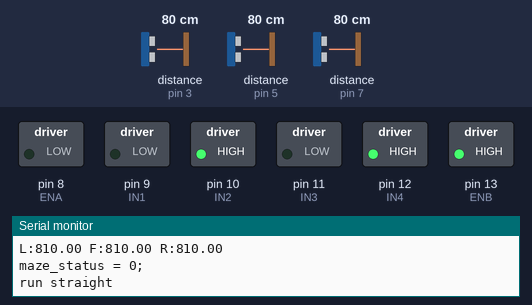
Simulated run of this sketch. Board: Arduino Uno, built with avr-gcc and run on an emulated ATmega328P. On the bench: switched loads named in the sketch (green lamp = pin HIGH), the last lines printed to the serial monitor. The test bench sets the inputs (shaded band); at power-on: distance to the obstacle (sensors on pin 5, pin 7, pin 3) 80 cm. The echo pulse lasts 58.3 µs per cm.

Above: at 1.2 s.
1.3 s: distance to the obstacle (sensor on pin 5) set to 84 cm
2.8 s: distance to the obstacle (sensor on pin 5) set to 90 cm
At 3.3 s:
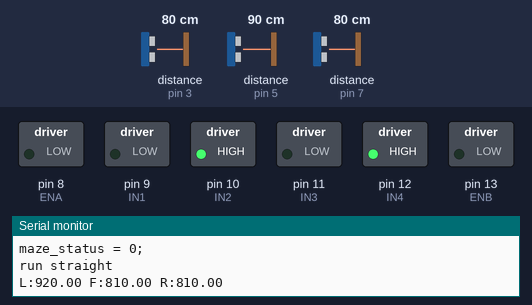
4.3 s: distance to the obstacle (sensor on pin 7) set to 76 cm
At 5.7 s:
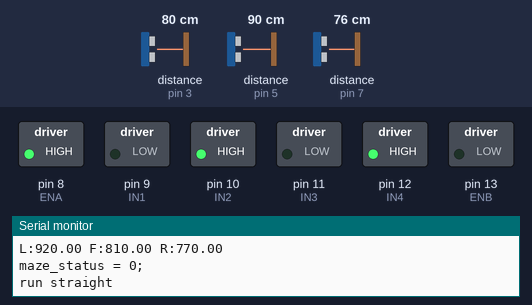
8.8 s: distance to the obstacle (sensor on pin 5) set to 85 cm
At 9.1 s:
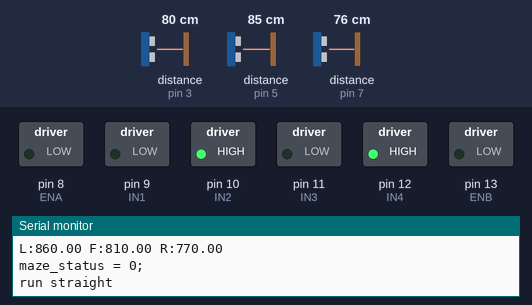
10.3 s: distance to the obstacle (sensor on pin 5) set to 2 cm
At 11.1 s:
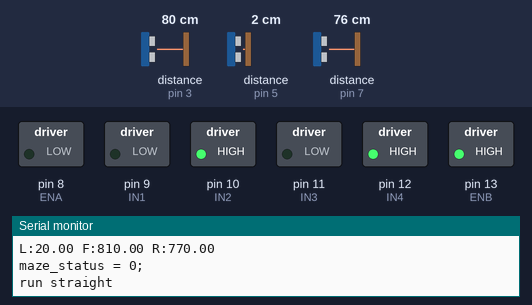
Timing chart, 0 to 12.8 s (numbered marks = the images above; inputs shaded):
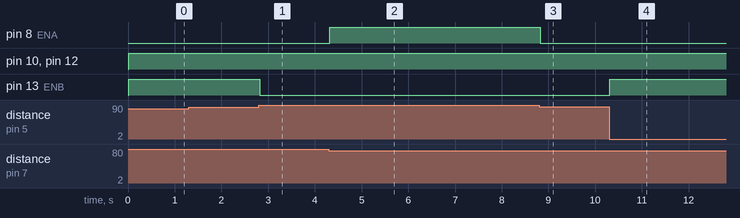

Measured:
- the behaviour switches between 86 and 87 cm on distance to the obstacle (sensor on pin 5) (found by bisection; images 0 and 1)
- the behaviour switches between 80 and 79 cm on distance to the obstacle (sensor on pin 7) (found by bisection; images 1 and 2)
- the behaviour switches between 88 and 87 cm on distance to the obstacle (sensor on pin 5) (found by bisection; images 2 and 3)
- after the input at 2.8 s, pin 13 (ENB): HIGH → LOW at once
- after the input at 4.3 s, pin 8 (ENA): LOW → HIGH at once
- after the input at 8.8 s, pin 8 (ENA): HIGH → LOW at once
- after the input at 10.3 s, pin 13 (ENB): LOW → HIGH at once

The sketch:

_________.ino
```cpp
#include <NewPing.h>

#define SONAR_NUM 3      // Number of sensors.
#define MAX_DISTANCE 150 // Maximum distance (in cm) to ping.
#define WALL_GAP_DISTANCE      360 //mm  단위
#define WALL_GAP_DISTANCE_HALF 180 //mm  단위
#define MOTOR_PWM_OFFSET 10

#define Front 0
#define Left  1
#define Right 2

#define TRIG1 2  // 초음파 센서 1번 Trig 핀 번호
#define ECHO1 3  // 초음파 센서 1번 Echo 핀 번호

#define TRIG2 4  // 초음파 센서 2번 Trig 핀 번호
#define ECHO2 5  // 초음파 센서 2번 Echo 핀 번호

#define TRIG3 6  // 초음파 센서 3번 Trig 핀 번호
#define ECHO3 7  // 초음파 센서 3번 Echo 핀 번호
NewPing sonar[SONAR_NUM] = {   // Sensor object array.
  NewPing(TRIG1, ECHO1, MAX_DISTANCE), // Each sensor's trigger pin, echo pin, and max distance to ping.
  NewPing(TRIG2, ECHO2, MAX_DISTANCE),
  NewPing(TRIG3, ECHO3, MAX_DISTANCE)
};
float front_sonar      =  0.0;
float left_sonar       =  0.0;
float right_sonar      =  0.0;
//////////////////L298N//////////////////////////////
#define ENA 8
#define IN1 9
#define IN2 10
#define IN3 11
#define IN4 12
#define ENB 13
//////////Maze Status///////////////
int maze_status = 0;

void setup() {
  pinMode(ENA, OUTPUT);
  pinMode(IN1, OUTPUT);
  pinMode(IN2, OUTPUT);

  pinMode(IN3, OUTPUT);
  pinMode(IN4, OUTPUT);
  pinMode(ENA, OUTPUT);

  Serial.begin(115200); // 통신 속도를 115200으로 정의함
}
void motor_A_control(int direction_a, int motor_speed_a) //모터 A의 방향(direction)과 속도(speed)제어
{
  if (direction_a == HIGH)
  {
    digitalWrite(IN1, LOW);      //모터의 방향제어
    digitalWrite(IN2, HIGH);
    analogWrite(ENA, motor_speed_a); //모터의 속도 제어
  }
  else
  {
    digitalWrite(IN1, HIGH);
    digitalWrite(IN2, LOW);
    analogWrite(ENA, motor_speed_a);
  }
}
void motor_B_control(int direction_b, int motor_speed_b) //모터 B의 방향(direction)과 속도(speed)제어
{
  if (direction_b == HIGH)
  {
    digitalWrite(IN3, LOW);          //모터의 방향제어
    digitalWrite(IN4, HIGH);
    analogWrite(ENB, motor_speed_b); //모터의 속도 제어
  }
  else
  {
    digitalWrite(IN3, HIGH);
    digitalWrite(IN4, LOW);
    analogWrite(ENB, motor_speed_b);
  }
}
void check_maze_status(void)
{
  if ((left_sonar >= 0) && (left_sonar <=220) && (right_sonar >= 0) && (right_sonar <= 220) && (front_sonar >= 0) && (front_sonar <=150))
  { //3면이 다 막힌경우
    maze_status = 4;
    Serial.println("maze_status = 4");

  }
  else if ( (left_sonar >= 0) && (left_sonar <=220) && (right_sonar >= 0) && (right_sonar <=220))
  {
    maze_status = 1;
    Serial.println("maze_status = 1");
  }
  else if ((left_sonar >= 0) && (left_sonar <=220) && (front_sonar >= 0) && (front_sonar <=180))
  {
    maze_status = 2;
    Serial.println("maze_status = 2");

  }
  else if ((right_sonar >= 0) && (right_sonar <=350) && (front_sonar >= 0) && (front_sonar <=160))
  {
    maze_status = 3;
    Serial.println("maze_status = 3");

  }
  else
  {
    maze_status = 0;
    Serial.println("maze_status = 0;");
  }
}

// 먼저 left_pwm =0;   right_pwm = 100;   으로 해서 왼쪽 오른쪽 방향 찾기
void wall_collision_avoid(int base_speed)
{
  float error = 0.0;
  float Kp= 0.23;            //나중에 조정해야할 값
  int pwm_control = 0;
  int right_pwm = 0;
  int left_pwm = 0;
  error = (right_sonar - left_sonar);
  error = Kp * error;
  if(error>= 50) error = 50;
  if(error<= -50) error = -50;


  right_pwm = (base_speed - error) * 1.02;
  left_pwm = (base_speed + error) * 1.5;


  if(right_pwm <=0 )  right_pwm = 0;
  if(left_pwm <=0 )   left_pwm = 0;

  if(right_pwm >=255 )  right_pwm = 255;
  if(left_pwm >=265 )   left_pwm = 260;

  motor_A_control(HIGH, right_pwm);
  motor_B_control(HIGH, left_pwm);
}

void loop() {
  // put your main code here, to run repeatedly;

  front_sonar = sonar[Front].ping_cm() * 10;                                //전방센서 측정
  left_sonar = sonar[Left].ping_cm() * 10;                                  //좌측센서 측정
  right_sonar = sonar[Right].ping_cm() * 10;                                //우측센서 측정
  if (front_sonar == 0.0) front_sonar = MAX_DISTANCE;                     // 0.0 출력이 최대값이므로
  if (left_sonar  == 0.0)  left_sonar = MAX_DISTANCE;
  if (right_sonar == 0.0) right_sonar = MAX_DISTANCE;

  Serial.print("L:"); Serial.print(left_sonar);   Serial.print(" ");
  Serial.print("F:"); Serial.print(front_sonar);  Serial.print(" ");
  Serial.print("R:"); Serial.println(right_sonar);

  check_maze_status();


  if (maze_status == 4)
  {
    //180도 회전한다.
    Serial.println("Rotate CCW");
    motor_A_control(HIGH, 0);
    motor_B_control(LOW, 0);
    delay(500);
    motor_A_control(HIGH, 110);   //오른쪽 전진
    motor_B_control(LOW, 100);    //왼쪽 후진
    delay(1300);
     motor_A_control(HIGH, 0);
    motor_B_control(LOW, 0);
    delay(500);

  }


  else if (maze_status == 1)
  {
    Serial.println("run straight");
    wall_collision_avoid(100);

  }
  else if (maze_status == 2)
  {
    Serial.println("Rotate CW");
    motor_A_control(HIGH, 0);
    motor_B_control(LOW, 0);
    delay(500);
    motor_A_control(LOW, 100);      //오른쪽 후진
    motor_B_control(HIGH,102);    //왼쪽 전진
    delay(495);
    motor_A_control(HIGH, 0);
    motor_B_control(LOW, 0);
    delay(500);

  }
  else if (maze_status == 3)///반시계
  {
    Serial.println("Rotate CCW");
    motor_A_control(HIGH, 0);
    motor_B_control(LOW, 0);
    delay(500);
    motor_A_control(HIGH, 100);      //오른쪽 전진
    motor_B_control(LOW, 100);    //왼쪽 후진
    delay(625);
    motor_A_control(HIGH, 0);
    motor_B_control(LOW, 0);
    delay(500);
    Serial.println("run straight");


  }
  else
  {

  Serial.println("run straight");
    wall_collision_avoid(100);

  }
}
```
